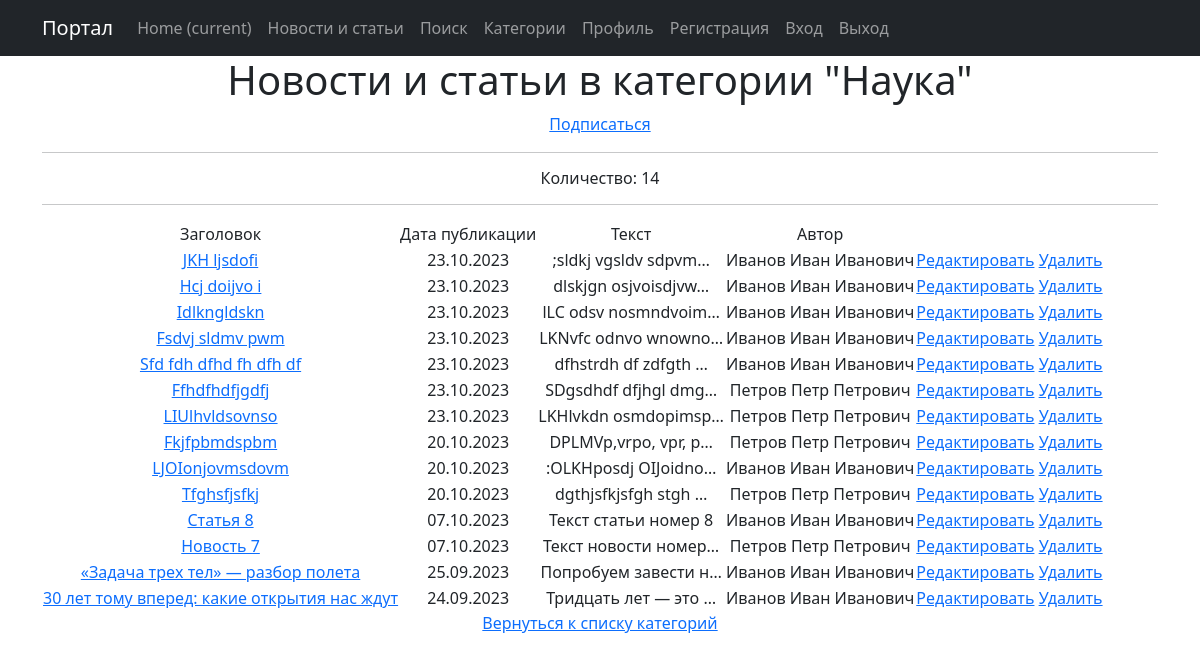
The page /articles/category/1/ on the database its author committed.
### news/models.py (models this page shows, shortened)
class Category(models.Model):
    name = models.CharField(max_length=255, unique=True)
    subscribers = models.ManyToManyField(User, blank=True, null=True, related_name='categories')
    def __str__(self):
        return self.name

class Post(models.Model):
    article = 'AR'
    news = 'NW'
    POST_CHOICES = [
        (article, 'Статья'),
        (news, 'Новость')
    ]
    author = models.ForeignKey(Author, on_delete=models.CASCADE)
    post = models.CharField(max_length=2, choices=POST_CHOICES, default='NW')
    post_created = models.DateTimeField(auto_now_add=True)
    categories = models.ManyToManyField(Category, through='PostCategory')
    title = models.CharField(max_length=255)
    text = models.TextField()
    rating = models.IntegerField(default=0)

class Author(models.Model):
    user = models.OneToOneField(User, on_delete=models.CASCADE)
    rating = models.IntegerField(default=0)

### news/views.py (the view)
# urls.py: path('category/<int:pk>/', CategoryPostsList.as_view(), name='category_posts_list'),
class CategoryPostsList(ListView):
    model = Post
    template_name = 'category_posts_list.html'
    context_object_name = 'category_posts'
    def get_queryset(self):
        self.category = Category.objects.get(pk=self.kwargs['pk'])
        queryset = Post.objects.filter(categories=self.category).order_by('-post_created')
        return queryset
    def get_context_data(self, **kwargs):
        context = super().get_context_data(**kwargs)
        context['is_not_subscriber'] = self.request.user not in self.category.subscribers.all()
        context['category'] = self.category
        return context

### news/templatetags/custom_filters.py (called while the page is built)
@register.filter()
def censor(value):
    for word in words:
        value = value.replace(word, '*' * len(word))
    return value

### templates/category_posts_list.html (shortened to what this page needs)
{% extends 'default.html' %}
{% load custom_filters %}
{% block content %}
    <h1>Новости и статьи в категории "{{ category }}"</h1>
    {% if is_not_subscriber %}
        <p class="text-center"><a href="{% url 'subscribe' category.id %}">Подписаться</a></p>
    {% else %}
        <p class="text-center"><a href="{% url 'unsubscribe' category.id %}">Отписаться</a></p>
    {% endif %}
    <hr>
    <h6>Количество: {{ category_posts|length }}</h6>
    <hr>
    {% if category_posts %}
        <table>
            <tr>
                <td>Заголовок</td>
                <td>Дата публикации</td>
                <td>Текст</td>
                <td>Автор</td>
            </tr>
            {% for post in category_posts %}
            <tr>
                <td>
                    <a href="{% url 'post_detail' post.id %}">{{ post.title | censor }}</a>
                </td>
                <td>{{ post.post_created|date:'d.m.Y' }}</td>
                <td>{{ post.text|truncatechars:20|censor }}</td>
                <td>{{ post.author.user.username }}</td>
                <td>
                    <a href="{% url 'post_edit' post.id %}">Редактировать</a>
                    <a href="{% url 'post_delete' post.id %}">Удалить</a>
                </td>
            </tr>
            {% endfor %}
        </table>
    {% else %}
        <h2>В этой категории пока нет статей!</h2>
    {% endif %}
    <a href="{% url 'category_list' %}">Вернуться к списку категорий</a>
{% endblock content %}

### rows shown on the page
Category: name "Наука"
Post: title|censor "JKH ljsdofi", post_created "23.10.2023", text|censor ";sldkj vgsldv sdpvm…", author.user.username "Иванов Иван Иванович"
Post: title|censor "Hcj doijvo i", post_created "23.10.2023", text|censor "dlskjgn osjvoisdjvw…", author.user.username "Иванов Иван Иванович"
Post: title|censor "Idlkngldskn", post_created "23.10.2023", text|censor "lLC odsv nosmndvoim…", author.user.username "Иванов Иван Иванович"
Post: title|censor "Fsdvj sldmv pwm", post_created "23.10.2023", text|censor "LKNvfc odnvo wnowno…", author.user.username "Иванов Иван Иванович"
Post: title|censor "Sfd fdh dfhd fh dfh df", post_created "23.10.2023", text|censor "dfhstrdh df zdfgth …", author.user.username "Иванов Иван Иванович"
Post: title|censor "Ffhdfhdfjgdfj", post_created "23.10.2023", text|censor "SDgsdhdf dfjhgl dmg…", author.user.username "Петров Петр Петрович"
Post: title|censor "LIUlhvldsovnso", post_created "23.10.2023", text|censor "LKHlvkdn osmdopimsp…", author.user.username "Петров Петр Петрович"
Post: title|censor "Fkjfpbmdspbm", post_created "20.10.2023", text|censor "DPLMVp,vrpo, vpr, p…", author.user.username "Петров Петр Петрович"
Post: title|censor "LJOIonjovmsdovm", post_created "20.10.2023", text|censor ":OLKHposdj OIJoidno…", author.user.username "Иванов Иван Иванович"
Post: title|censor "Tfghsfjsfkj", post_created "20.10.2023", text|censor "dgthjsfkjsfgh stgh …", author.user.username "Петров Петр Петрович"
Post: title|censor "Статья 8", post_created "07.10.2023", text|censor "Текст статьи номер 8", author.user.username "Иванов Иван Иванович"
Post: title|censor "Новость 7", post_created "07.10.2023", text|censor "Текст новости номер…", author.user.username "Петров Петр Петрович"
Post: title|censor "«Задача трех тел» — разбор полета", post_created "25.09.2023", text|censor "Попробуем завести н…", author.user.username "Иванов Иван Иванович"
Post: title|censor "30 лет тому вперед: какие открытия нас ждут", post_created "24.09.2023", text|censor "Тридцать лет — это …", author.user.username "Иванов Иван Иванович"

### other values the page prints
{{ category_posts|length }} "14"
